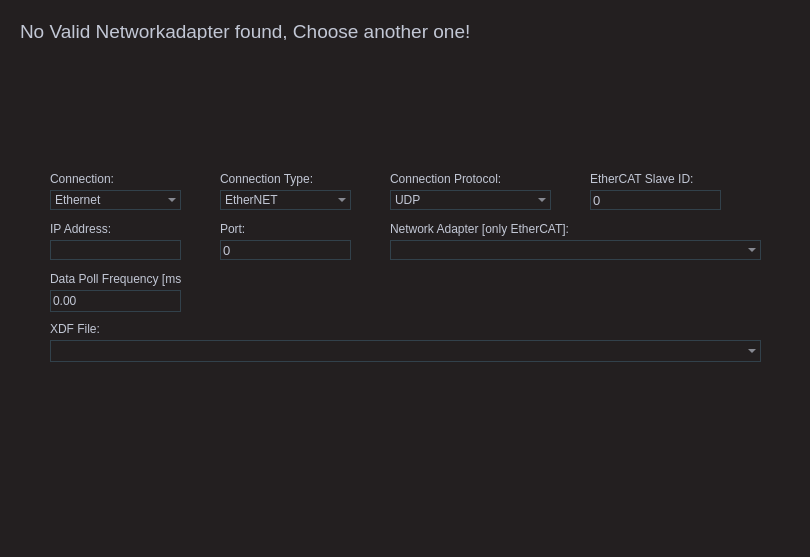
<?xml version="1.0" encoding="UTF-8"?>
<ui version="4.0">
 <class>Dialog</class>
 <widget class="QDialog" name="Dialog">
  <property name="geometry">
   <rect>
    <x>0</x>
    <y>0</y>
    <width>810</width>
    <height>557</height>
   </rect>
  </property>
  <property name="windowTitle">
   <string>Dialog</string>
  </property>
  <property name="windowOpacity">
   <double>0.900000000000000</double>
  </property>
  <property name="styleSheet">
   <string notr="true">/*-----QWidget-----*/
QWidget
{
	background-color: #231F20;
	color: #000000

}

/*-----QLabel-----*/
QLabel
{
	background-color: transparent;
	color: #c2c7d5;
}

/*-----QTableView &amp; QTableWidget-----*/
QTableView
{
    background-color: #232939;
	border: 1px solid gray;
    color: #f0f0f0;
    gridline-color: #232939;
    outline : 0;

}

QTableView::disabled
{
    background-color: #242526;
    border: 1px solid #32414B;
    color: #656565;
    gridline-color: #656565;
    outline : 0;

}

QTableView::item:hover 
{
    background-color: #606060;
    color: #f0f0f0;

}

QTableView::item:selected 
{
	background-color: #0ab19a;
    color: #F0F0F0;

}

QTableView::item:selected:disabled
{
    background-color: #1a1b1c;
    border: 2px solid #525251;
    color: #656565;

}

QTableCornerButton::section
{
	background-color: #343a49;
    color: #fff;

}

QHeaderView::section
{
	color: #fff;
	border-top: 0px;
	border-bottom: 1px solid gray;
	border-right: 1px solid gray;
	background-color: #343a49;
    margin-top:1px;
	margin-bottom:1px;
	padding: 5px;

}

QHeaderView::section:disabled
{
    background-color: #525251;
    color: #656565;

}

QHeaderView::section:checked
{
    color: #fff;
    background-color: #0ab19a;

}


QHeaderView::section:checked:disabled
{
    color: #656565;
    background-color: #525251;

}

QHeaderView::section::vertical::first,
QHeaderView::section::vertical::only-one
{
    border-top: 1px solid #353635;

}

QHeaderView::section::vertical
{
    border-top: 1px solid #353635;

}

QHeaderView::section::horizontal::first,
QHeaderView::section::horizontal::only-one
{
    border-left: 1px solid #353635;

}

QHeaderView::section::horizontal
{
    border-left: 1px solid #353635;

}

/*-----QScrollBar-----*/
QScrollBar:horizontal 
{
    background-color: transparent;
    height: 8px;
    margin: 0px;
    padding: 0px;

}

QScrollBar::handle:horizontal 
{
    border: none;
	min-width: 100px;
    background-color: #56576c;

}

QScrollBar::add-line:horizontal, 
QScrollBar::sub-line:horizontal,
QScrollBar::add-page:horizontal, 
QScrollBar::sub-page:horizontal 
{
    width: 0px;
    background-color: transparent;

}

QScrollBar:vertical 
{
    background-color: transparent;
    width: 8px;
    margin: 0;

}

QScrollBar::handle:vertical 
{
    border: none;
	min-height: 100px;
    background-color: #56576c;

}

QScrollBar::add-line:vertical, 
QScrollBar::sub-line:vertical,
QScrollBar::add-page:vertical, 
QScrollBar::sub-page:vertical 
{
    height: 0px;
    background-color: transparent;

}

QPlainTextEdit
{
    background-color: #242526;
    border: 1px solid #32414B;
    color: #c2c7d5;
    gridline-color: #656565;
    outline : 0;
}

QTabWidget::pane {

  top:-1px; 
  background: rgb(245, 245, 245);;
} 

QTabBar::tab {
  background: #56576c; 
  border: 1px solid #32414B;
  padding: 5px;
  color: white;
} 

QTabBar::tab:selected { 
  background: rgb(4, 163, 221); 
  margin-bottom: -1px; 
}

QMenuBar {
    background-color: qlineargradient(x1:0, y1:0, x2:0, y2:1,
                                      stop:0 lightgray, stop:1 darkgray);
}
QMenuBar::item {
    spacing: 3px;           
    padding: 2px 10px;
    background-color: rgb(210,105,30);
    color: rgb(255,255,255);  
    border-radius: 5px;
}
QMenuBar::item:selected {    
    background-color: rgb(244,164,96);
}
QMenuBar::item:pressed {
    background: rgb(128,0,0);
}

QMenu {
    background-color: #56576c;   
    border: 1px solid  rgb(4, 163, 221);
    margin: 2px;
}
QMenu::item {
    background-color: transparent;
 	color: white;
}
QMenu::item:selected { 
    background-color: rgb(4, 163, 221);
   
}


/*-----QComboBox-----*/
QComboBox
{
	background-color: transparent;
	color: #c2c7d5;
    border: 1px solid #32414B;
}
QListView
{
	background-color: #231F20;
	color: #c2c7d5;
    border: 1px solid #32414B;
}
QCheckBox::indicator:checked
{
    image:url(&quot;./ressources/check.png&quot;);
	background-color:  rgb(170, 255, 127);
    border: 1px solid rgb(170, 255, 127);

}

QCheckBox::indicator:unchecked
{
    image:url(&quot;./ressources/check.png&quot;);
	background-color: rgb(255, 116, 116);
    border: 1px solid rgb(255, 116, 116);

}

QMessageBox {
    background-color: #231F20;
}

QMessageBox QLabel {
    color: #aaa;
}

QProgressBar {
    border-radius: 6px;
    background-color: #231F20;
}
QProgressBar::chunk {
    border-radius: 6px;
    background-color: #0097FE;
}

QLineEdit
{
	background-color: transparent;
	color: #c2c7d5;
 	border: 1px solid #32414B;
}
</string>
  </property>
  <widget class="QLabel" name="txt_info">
   <property name="geometry">
    <rect>
     <x>20</x>
     <y>20</y>
     <width>771</width>
     <height>20</height>
    </rect>
   </property>
   <property name="font">
    <font>
     <family>Arial</family>
     <pointsize>14</pointsize>
    </font>
   </property>
   <property name="styleSheet">
    <string notr="true"/>
   </property>
   <property name="text">
    <string>No Valid Networkadapter found, Choose another one!</string>
   </property>
   <property name="alignment">
    <set>Qt::AlignLeading|Qt::AlignLeft|Qt::AlignTop</set>
   </property>
  </widget>
  <widget class="QComboBox" name="cb_axis_connection">
   <property name="geometry">
    <rect>
     <x>50</x>
     <y>190</y>
     <width>131</width>
     <height>20</height>
    </rect>
   </property>
   <property name="font">
    <font>
     <family>Arial</family>
    </font>
   </property>
   <property name="styleSheet">
    <string notr="true"/>
   </property>
   <property name="editable">
    <bool>false</bool>
   </property>
   <property name="placeholderText">
    <string/>
   </property>
   <item>
    <property name="text">
     <string>Ethernet</string>
    </property>
   </item>
   <item>
    <property name="text">
     <string>Serial</string>
    </property>
   </item>
  </widget>
  <widget class="QLabel" name="lbl_axis_ecat_slave_id">
   <property name="geometry">
    <rect>
     <x>590</x>
     <y>170</y>
     <width>131</width>
     <height>18</height>
    </rect>
   </property>
   <property name="font">
    <font>
     <family>Arial</family>
    </font>
   </property>
   <property name="text">
    <string>EtherCAT Slave ID:</string>
   </property>
  </widget>
  <widget class="QLabel" name="lbl_axis_protocol">
   <property name="geometry">
    <rect>
     <x>390</x>
     <y>170</y>
     <width>161</width>
     <height>18</height>
    </rect>
   </property>
   <property name="font">
    <font>
     <family>Arial</family>
    </font>
   </property>
   <property name="text">
    <string>Connection Protocol:</string>
   </property>
  </widget>
  <widget class="QLabel" name="lbl_axis_port">
   <property name="geometry">
    <rect>
     <x>220</x>
     <y>220</y>
     <width>131</width>
     <height>18</height>
    </rect>
   </property>
   <property name="font">
    <font>
     <family>Arial</family>
    </font>
   </property>
   <property name="text">
    <string>Port:</string>
   </property>
  </widget>
  <widget class="QLabel" name="lbl_axis_xdf_file">
   <property name="geometry">
    <rect>
     <x>50</x>
     <y>320</y>
     <width>711</width>
     <height>18</height>
    </rect>
   </property>
   <property name="font">
    <font>
     <family>Arial</family>
    </font>
   </property>
   <property name="text">
    <string>XDF File:</string>
   </property>
  </widget>
  <widget class="QComboBox" name="cb_axis_connection_type">
   <property name="geometry">
    <rect>
     <x>220</x>
     <y>190</y>
     <width>131</width>
     <height>20</height>
    </rect>
   </property>
   <property name="font">
    <font>
     <family>Arial</family>
    </font>
   </property>
   <property name="styleSheet">
    <string notr="true"/>
   </property>
   <property name="editable">
    <bool>false</bool>
   </property>
   <property name="placeholderText">
    <string/>
   </property>
   <item>
    <property name="text">
     <string>EtherNET</string>
    </property>
   </item>
   <item>
    <property name="text">
     <string>EtherCAT</string>
    </property>
   </item>
  </widget>
  <widget class="QComboBox" name="cb_tcp_network_adapter">
   <property name="geometry">
    <rect>
     <x>390</x>
     <y>240</y>
     <width>371</width>
     <height>20</height>
    </rect>
   </property>
   <property name="font">
    <font>
     <family>Arial</family>
    </font>
   </property>
   <property name="styleSheet">
    <string notr="true"/>
   </property>
   <property name="editable">
    <bool>false</bool>
   </property>
   <property name="placeholderText">
    <string/>
   </property>
  </widget>
  <widget class="QLabel" name="lbl_axis_ipAdr">
   <property name="geometry">
    <rect>
     <x>50</x>
     <y>220</y>
     <width>131</width>
     <height>18</height>
    </rect>
   </property>
   <property name="font">
    <font>
     <family>Arial</family>
    </font>
   </property>
   <property name="toolTip">
    <string>&lt;html&gt;&lt;head/&gt;&lt;body&gt;&lt;p&gt;&lt;br/&gt;&lt;/p&gt;&lt;/body&gt;&lt;/html&gt;</string>
   </property>
   <property name="text">
    <string>IP Address:</string>
   </property>
  </widget>
  <widget class="QComboBox" name="cb_axis_protocol">
   <property name="geometry">
    <rect>
     <x>390</x>
     <y>190</y>
     <width>161</width>
     <height>20</height>
    </rect>
   </property>
   <property name="font">
    <font>
     <family>Arial</family>
    </font>
   </property>
   <property name="styleSheet">
    <string notr="true"/>
   </property>
   <property name="editable">
    <bool>false</bool>
   </property>
   <property name="placeholderText">
    <string/>
   </property>
   <item>
    <property name="text">
     <string>UDP</string>
    </property>
   </item>
   <item>
    <property name="text">
     <string>TCP</string>
    </property>
   </item>
  </widget>
  <widget class="QLabel" name="lbl_axis_data_poll_freq">
   <property name="geometry">
    <rect>
     <x>50</x>
     <y>270</y>
     <width>131</width>
     <height>18</height>
    </rect>
   </property>
   <property name="font">
    <font>
     <family>Arial</family>
    </font>
   </property>
   <property name="text">
    <string>Data Poll Frequency [ms]:</string>
   </property>
  </widget>
  <widget class="QSpinBox" name="nbr_axis_ecat_slave_id">
   <property name="geometry">
    <rect>
     <x>590</x>
     <y>190</y>
     <width>131</width>
     <height>20</height>
    </rect>
   </property>
   <property name="font">
    <font>
     <family>Arial</family>
     <pointsize>-1</pointsize>
    </font>
   </property>
   <property name="styleSheet">
    <string notr="true">QSpinBox
{
	background-color: transparent;
	color: #c2c7d5;
	font-size: 13px;
 border: 1px solid #32414B;
}</string>
   </property>
   <property name="maximum">
    <number>69000</number>
   </property>
   <property name="value">
    <number>0</number>
   </property>
  </widget>
  <widget class="QLabel" name="lbl_axis_connection_type">
   <property name="geometry">
    <rect>
     <x>220</x>
     <y>170</y>
     <width>131</width>
     <height>18</height>
    </rect>
   </property>
   <property name="font">
    <font>
     <family>Arial</family>
    </font>
   </property>
   <property name="text">
    <string>Connection Type:</string>
   </property>
  </widget>
  <widget class="QLineEdit" name="txt_axis_ipAdr">
   <property name="geometry">
    <rect>
     <x>50</x>
     <y>240</y>
     <width>131</width>
     <height>20</height>
    </rect>
   </property>
   <property name="font">
    <font>
     <family>Arial</family>
    </font>
   </property>
   <property name="toolTip">
    <string>&lt;html&gt;&lt;head/&gt;&lt;body&gt;&lt;p&gt;&lt;span style=&quot; font-size:10pt;&quot;&gt;IP Address for given Servo Controller, only needed in EtherNET connection mode!&lt;/span&gt;&lt;/p&gt;&lt;/body&gt;&lt;/html&gt;</string>
   </property>
   <property name="styleSheet">
    <string notr="true"/>
   </property>
   <property name="inputMask">
    <string/>
   </property>
   <property name="alignment">
    <set>Qt::AlignCenter</set>
   </property>
  </widget>
  <widget class="QSpinBox" name="nbr_axis_port">
   <property name="geometry">
    <rect>
     <x>220</x>
     <y>240</y>
     <width>131</width>
     <height>20</height>
    </rect>
   </property>
   <property name="font">
    <font>
     <family>Arial</family>
     <pointsize>-1</pointsize>
    </font>
   </property>
   <property name="styleSheet">
    <string notr="true">QSpinBox
{
	background-color: transparent;
	color: #c2c7d5;
	font-size: 13px;
 border: 1px solid #32414B;
}</string>
   </property>
   <property name="maximum">
    <number>69000</number>
   </property>
   <property name="value">
    <number>0</number>
   </property>
  </widget>
  <widget class="QLabel" name="lbl_axis_connection">
   <property name="geometry">
    <rect>
     <x>50</x>
     <y>170</y>
     <width>131</width>
     <height>18</height>
    </rect>
   </property>
   <property name="font">
    <font>
     <family>Arial</family>
    </font>
   </property>
   <property name="text">
    <string>Connection:</string>
   </property>
  </widget>
  <widget class="QComboBox" name="cb_axis_xdf_file">
   <property name="geometry">
    <rect>
     <x>50</x>
     <y>340</y>
     <width>711</width>
     <height>22</height>
    </rect>
   </property>
   <property name="font">
    <font>
     <family>Arial</family>
    </font>
   </property>
   <property name="styleSheet">
    <string notr="true"/>
   </property>
   <property name="editable">
    <bool>false</bool>
   </property>
   <property name="placeholderText">
    <string/>
   </property>
  </widget>
  <widget class="QLabel" name="lbl_axis_network_device_id">
   <property name="geometry">
    <rect>
     <x>390</x>
     <y>220</y>
     <width>371</width>
     <height>18</height>
    </rect>
   </property>
   <property name="font">
    <font>
     <family>Arial</family>
    </font>
   </property>
   <property name="toolTip">
    <string>Choose Network Adapter for Network ID, only needed in EtherCAT connection mode!</string>
   </property>
   <property name="text">
    <string>Network Adapter [only EtherCAT]:</string>
   </property>
  </widget>
  <widget class="QDoubleSpinBox" name="nbr_axis_data_poll_freq">
   <property name="geometry">
    <rect>
     <x>50</x>
     <y>290</y>
     <width>131</width>
     <height>22</height>
    </rect>
   </property>
   <property name="font">
    <font>
     <family>Arial</family>
    </font>
   </property>
   <property name="styleSheet">
    <string notr="true">QDoubleSpinBox
{
	background-color: transparent;
	color: #c2c7d5;
    border: 1px solid #32414B;
}</string>
   </property>
   <property name="minimum">
    <double>-99999999.000000000000000</double>
   </property>
   <property name="maximum">
    <double>99999999.000000000000000</double>
   </property>
  </widget>
 </widget>
 <resources/>
 <connections/>
</ui>
